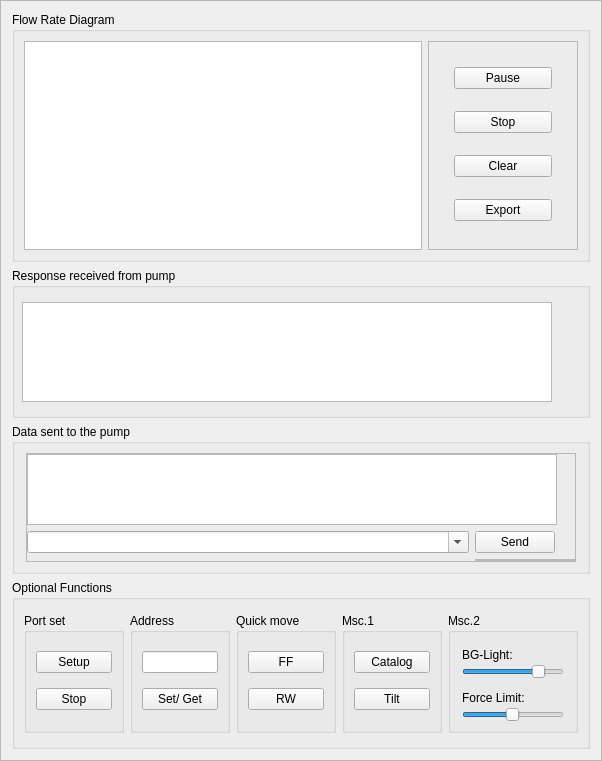
   <widget class="QFrame" name="right_frame">
    <property name="geometry">
     <rect>
      <x>300</x>
      <y>0</y>
      <width>602</width>
      <height>761</height>
     </rect>
    </property>
    <property name="maximumSize">
     <size>
      <width>602</width>
      <height>16777215</height>
     </size>
    </property>
    <property name="frameShape">
     <enum>QFrame::StyledPanel</enum>
    </property>
    <property name="frameShadow">
     <enum>QFrame::Raised</enum>
    </property>
    <layout class="QGridLayout" name="gridLayout_12">
     <item row="0" column="0">
      <widget class="QGroupBox" name="GraphicsViewGroup">
       <property name="minimumSize">
        <size>
         <width>0</width>
         <height>250</height>
        </size>
       </property>
       <property name="maximumSize">
        <size>
         <width>16777215</width>
         <height>280</height>
        </size>
       </property>
       <property name="sizeIncrement">
        <size>
         <width>0</width>
         <height>0</height>
        </size>
       </property>
       <property name="title">
        <string>Flow Rate Diagram</string>
       </property>
       <layout class="QGridLayout" name="gridLayout_15">
        <item row="0" column="1">
         <widget class="QFrame" name="GraphicButtonGroup">
          <property name="minimumSize">
           <size>
            <width>150</width>
            <height>0</height>
           </size>
          </property>
          <property name="maximumSize">
           <size>
            <width>150</width>
            <height>16777215</height>
           </size>
          </property>
          <property name="frameShape">
           <enum>QFrame::StyledPanel</enum>
          </property>
          <property name="frameShadow">
           <enum>QFrame::Raised</enum>
          </property>
          <layout class="QGridLayout" name="gridLayout_11">
           <property name="leftMargin">
            <number>25</number>
           </property>
           <property name="rightMargin">
            <number>25</number>
           </property>
           <item row="1" column="0">
            <widget class="QPushButton" name="Stop_button">
             <property name="text">
              <string>Stop</string>
             </property>
            </widget>
           </item>
           <item row="0" column="0">
            <widget class="QPushButton" name="Pause_button">
             <property name="text">
              <string>Pause</string>
             </property>
            </widget>
           </item>
           <item row="2" column="0">
            <widget class="QPushButton" name="Reset_button">
             <property name="text">
              <string>Clear</string>
             </property>
            </widget>
           </item>
           <item row="3" column="0">
            <widget class="QPushButton" name="Export_button">
             <property name="text">
              <string>Export</string>
             </property>
            </widget>
           </item>
          </layout>
         </widget>
        </item>
        <item row="0" column="0">
         <widget class="QGraphicsView" name="graphicsView">
          <property name="sizePolicy">
           <sizepolicy hsizetype="Preferred" vsizetype="Preferred">
            <horstretch>0</horstretch>
            <verstretch>0</verstretch>
           </sizepolicy>
          </property>
         </widget>
        </item>
       </layout>
      </widget>
     </item>
     <item row="1" column="0">
      <widget class="QGroupBox" name="ReceivedDataGroup">
       <property name="minimumSize">
        <size>
         <width>0</width>
         <height>150</height>
        </size>
       </property>
       <property name="maximumSize">
        <size>
         <width>16777215</width>
         <height>150</height>
        </size>
       </property>
       <property name="sizeIncrement">
        <size>
         <width>0</width>
         <height>0</height>
        </size>
       </property>
       <property name="layoutDirection">
        <enum>Qt::LeftToRight</enum>
       </property>
       <property name="title">
        <string>Response received from pump</string>
       </property>
       <widget class="QTextEdit" name="Response_from_pump">
        <property name="geometry">
         <rect>
          <x>10</x>
          <y>34</y>
          <width>530</width>
          <height>100</height>
         </rect>
        </property>
        <property name="minimumSize">
         <size>
          <width>530</width>
          <height>100</height>
         </size>
        </property>
        <property name="maximumSize">
         <size>
          <width>530</width>
          <height>150</height>
         </size>
        </property>
        <property name="layoutDirection">
         <enum>Qt::LeftToRight</enum>
        </property>
        <property name="undoRedoEnabled">
         <bool>false</bool>
        </property>
        <property name="textInteractionFlags">
         <set>Qt::TextSelectableByKeyboard|Qt::TextSelectableByMouse</set>
        </property>
       </widget>
      </widget>
     </item>
     <item row="2" column="0">
      <widget class="QGroupBox" name="SentDataGroup">
       <property name="minimumSize">
        <size>
         <width>0</width>
         <height>150</height>
        </size>
       </property>
       <property name="maximumSize">
        <size>
         <width>16777215</width>
         <height>150</height>
        </size>
       </property>
       <property name="sizeIncrement">
        <size>
         <width>0</width>
         <height>200</height>
        </size>
       </property>
       <property name="title">
        <string>Data sent to the pump</string>
       </property>
       <layout class="QVBoxLayout" name="verticalLayout_6">
        <property name="leftMargin">
         <number>11</number>
        </property>
        <property name="rightMargin">
         <number>11</number>
        </property>
        <item>
         <widget class="QFrame" name="frame_5">
          <property name="minimumSize">
           <size>
            <width>370</width>
            <height>0</height>
           </size>
          </property>
          <property name="maximumSize">
           <size>
            <width>16777215</width>
            <height>16777215</height>
           </size>
          </property>
          <property name="frameShape">
           <enum>QFrame::StyledPanel</enum>
          </property>
          <property name="frameShadow">
           <enum>QFrame::Raised</enum>
          </property>
          <layout class="QGridLayout" name="gridLayout_16">
           <property name="leftMargin">
            <number>0</number>
           </property>
           <property name="topMargin">
            <number>0</number>
           </property>
           <property name="rightMargin">
            <number>0</number>
           </property>
           <property name="bottomMargin">
            <number>0</number>
           </property>
           <item row="3" column="1">
            <widget class="QFrame" name="frame_6">
             <property name="minimumSize">
              <size>
               <width>100</width>
               <height>0</height>
              </size>
             </property>
             <property name="maximumSize">
              <size>
               <width>200</width>
               <height>16777215</height>
              </size>
             </property>
             <property name="sizeIncrement">
              <size>
               <width>0</width>
               <height>60</height>
              </size>
             </property>
             <property name="baseSize">
              <size>
               <width>0</width>
               <height>60</height>
              </size>
             </property>
             <property name="frameShape">
              <enum>QFrame::StyledPanel</enum>
             </property>
             <property name="frameShadow">
              <enum>QFrame::Raised</enum>
             </property>
             <layout class="QGridLayout" name="gridLayout_19">
              <property name="leftMargin">
               <number>25</number>
              </property>
              <property name="topMargin">
               <number>0</number>
              </property>
              <property name="rightMargin">
               <number>25</number>
              </property>
              <property name="bottomMargin">
               <number>0</number>
              </property>
              <property name="spacing">
               <number>0</number>
              </property>
             </layout>
            </widget>
           </item>
           <item row="2" column="1">
            <widget class="QPushButton" name="data_sent_send_button">
             <property name="maximumSize">
              <size>
               <width>80</width>
               <height>25</height>
              </size>
             </property>
             <property name="sizeIncrement">
              <size>
               <width>0</width>
               <height>0</height>
              </size>
             </property>
             <property name="baseSize">
              <size>
               <width>0</width>
               <height>0</height>
              </size>
             </property>
             <property name="text">
              <string>Send</string>
             </property>
            </widget>
           </item>
           <item row="0" column="0" rowspan="2">
            <widget class="QTextEdit" name="commands_sent">
             <property name="minimumSize">
              <size>
               <width>530</width>
               <height>0</height>
              </size>
             </property>
             <property name="maximumSize">
              <size>
               <width>530</width>
               <height>16777215</height>
              </size>
             </property>
             <property name="mouseTracking">
              <bool>false</bool>
             </property>
             <property name="acceptDrops">
              <bool>false</bool>
             </property>
             <property name="readOnly">
              <bool>true</bool>
             </property>
             <property name="textInteractionFlags">
              <set>Qt::TextBrowserInteraction</set>
             </property>
            </widget>
           </item>
           <item row="2" column="0">
            <widget class="QComboBox" name="lineEdit_send_toPump">
             <property name="editable">
              <bool>true</bool>
             </property>
            </widget>
           </item>
          </layout>
         </widget>
        </item>
       </layout>
      </widget>
     </item>
     <item row="3" column="0">
      <widget class="QGroupBox" name="groupBox_5">
       <property name="title">
        <string>Optional Functions</string>
       </property>
       <layout class="QGridLayout" name="gridLayout_3">
        <item row="0" column="0">
         <widget class="QGroupBox" name="SerialPortGroup">
          <property name="minimumSize">
           <size>
            <width>100</width>
            <height>120</height>
           </size>
          </property>
          <property name="maximumSize">
           <size>
            <width>0</width>
            <height>120</height>
           </size>
          </property>
          <property name="title">
           <string>Port set</string>
          </property>
          <layout class="QVBoxLayout" name="verticalLayout_3">
           <item>
            <widget class="QPushButton" name="port_button">
             <property name="text">
              <string>Setup</string>
             </property>
            </widget>
           </item>
           <item>
            <widget class="QPushButton" name="port_button_stop">
             <property name="text">
              <string>Stop</string>
             </property>
            </widget>
           </item>
          </layout>
         </widget>
        </item>
        <item row="0" column="1">
         <widget class="QGroupBox" name="AddressGroup">
          <property name="minimumSize">
           <size>
            <width>100</width>
            <height>0</height>
           </size>
          </property>
          <property name="maximumSize">
           <size>
            <width>100</width>
            <height>120</height>
           </size>
          </property>
          <property name="title">
           <string>Address</string>
          </property>
          <layout class="QVBoxLayout" name="verticalLayout_4">
           <item>
            <widget class="QLineEdit" name="address_input">
             <property name="minimumSize">
              <size>
               <width>50</width>
               <height>0</height>
              </size>
             </property>
             <property name="maximumSize">
              <size>
               <width>120</width>
               <height>16777215</height>
              </size>
             </property>
            </widget>
           </item>
           <item>
            <widget class="QPushButton" name="address_button">
             <property name="text">
              <string>Set/ Get</string>
             </property>
            </widget>
           </item>
          </layout>
         </widget>
        </item>
        <item row="0" column="2">
         <widget class="QGroupBox" name="QuickMoveGroup">
          <property name="minimumSize">
           <size>
            <width>100</width>
            <height>0</height>
           </size>
          </property>
          <property name="maximumSize">
           <size>
            <width>100</width>
            <height>120</height>
           </size>
          </property>
          <property name="title">
           <string>Quick move</string>
          </property>
          <layout class="QVBoxLayout" name="verticalLayout_2">
           <item>
            <widget class="QPushButton" name="fast_forward_btn">
             <property name="minimumSize">
              <size>
               <width>50</width>
               <height>0</height>
              </size>
             </property>
             <property name="maximumSize">
              <size>
               <width>120</width>
               <height>16777215</height>
              </size>
             </property>
             <property name="text">
              <string>FF</string>
             </property>
            </widget>
           </item>
           <item>
            <widget class="QPushButton" name="rewinde_btn">
             <property name="minimumSize">
              <size>
               <width>50</width>
               <height>0</height>
              </size>
             </property>
             <property name="maximumSize">
              <size>
               <width>120</width>
               <height>16777215</height>
              </size>
             </property>
             <property name="text">
              <string>RW</string>
             </property>
            </widget>
           </item>
          </layout>
         </widget>
        </item>
        <item row="0" column="3">
         <widget class="QGroupBox" name="CatalogGroup">
          <property name="minimumSize">
           <size>
            <width>100</width>
            <height>0</height>
           </size>
          </property>
          <property name="maximumSize">
           <size>
            <width>100</width>
            <height>120</height>
           </size>
          </property>
          <property name="title">
           <string>Msc.1</string>
          </property>
          <layout class="QGridLayout" name="gridLayout">
           <item row="1" column="0">
            <widget class="QPushButton" name="tilt_sensor_cali_button">
             <property name="minimumSize">
              <size>
               <width>50</width>
               <height>0</height>
              </size>
             </property>
             <property name="maximumSize">
              <size>
               <width>120</width>
               <height>16777215</height>
              </size>
             </property>
             <property name="text">
              <string>Tilt</string>
             </property>
            </widget>
           </item>
           <item row="0" column="0">
            <widget class="QPushButton" name="catalog_display_button">
             <property name="minimumSize">
              <size>
               <width>50</width>
               <height>0</height>
              </size>
             </property>
             <property name="maximumSize">
              <size>
               <width>120</width>
               <height>16777215</height>
              </size>
             </property>
             <property name="text">
              <string>Catalog</string>
             </property>
            </widget>
           </item>
          </layout>
         </widget>
        </item>
        <item row="0" column="4">
         <widget class="QGroupBox" name="BackgroundLightGroup">
          <property name="minimumSize">
           <size>
            <width>0</width>
            <height>0</height>
           </size>
          </property>
          <property name="maximumSize">
           <size>
            <width>200</width>
            <height>120</height>
           </size>
          </property>
          <property name="title">
           <string>Msc.2</string>
          </property>
          <layout class="QGridLayout" name="gridLayout_18">
           <property name="leftMargin">
            <number>11</number>
           </property>
           <property name="rightMargin">
            <number>11</number>
           </property>
           <item row="0" column="1">
            <widget class="QLabel" name="bgLight_Label">
             <property name="minimumSize">
              <size>
               <width>0</width>
               <height>25</height>
              </size>
             </property>
             <property name="maximumSize">
              <size>
               <width>16777215</width>
               <height>25</height>
              </size>
             </property>
             <property name="text">
              <string>BG-Light: </string>
             </property>
            </widget>
           </item>
           <item row="1" column="1">
            <widget class="QSlider" name="bgLight_Slider">
             <property name="minimumSize">
              <size>
               <width>50</width>
               <height>0</height>
              </size>
             </property>
             <property name="maximumSize">
              <size>
               <width>120</width>
               <height>16777215</height>
              </size>
             </property>
             <property name="minimum">
              <number>1</number>
             </property>
             <property name="maximum">
              <number>100</number>
             </property>
             <property name="value">
              <number>80</number>
             </property>
             <property name="orientation">
              <enum>Qt::Horizontal</enum>
             </property>
             <property name="tickPosition">
              <enum>QSlider::NoTicks</enum>
             </property>
            </widget>
           </item>
           <item row="2" column="1">
            <widget class="QLabel" name="forceLimit_Label">
             <property name="minimumSize">
              <size>
               <width>0</width>
               <height>25</height>
              </size>
             </property>
             <property name="maximumSize">
              <size>
               <width>16777215</width>
               <height>25</height>
              </size>
             </property>
             <property name="text">
              <string>Force Limit: </string>
             </property>
            </widget>
           </item>
           <item row="3" column="1">
            <widget class="QSlider" name="forceLimit_Slider">
             <property name="minimumSize">
              <size>
               <width>50</width>
               <height>0</height>
              </size>
             </property>
             <property name="maximumSize">
              <size>
               <width>120</width>
               <height>16777215</height>
              </size>
             </property>
             <property name="minimum">
              <number>1</number>
             </property>
             <property name="maximum">
              <number>100</number>
             </property>
             <property name="value">
              <number>50</number>
             </property>
             <property name="sliderPosition">
              <number>50</number>
             </property>
             <property name="orientation">
              <enum>Qt::Horizontal</enum>
             </property>
             <property name="invertedAppearance">
              <bool>false</bool>
             </property>
             <property name="tickPosition">
              <enum>QSlider::NoTicks</enum>
             </property>
            </widget>
           </item>
          </layout>
         </widget>
        </item>
       </layout>
      </widget>
     </item>
    </layout>
   </widget>
